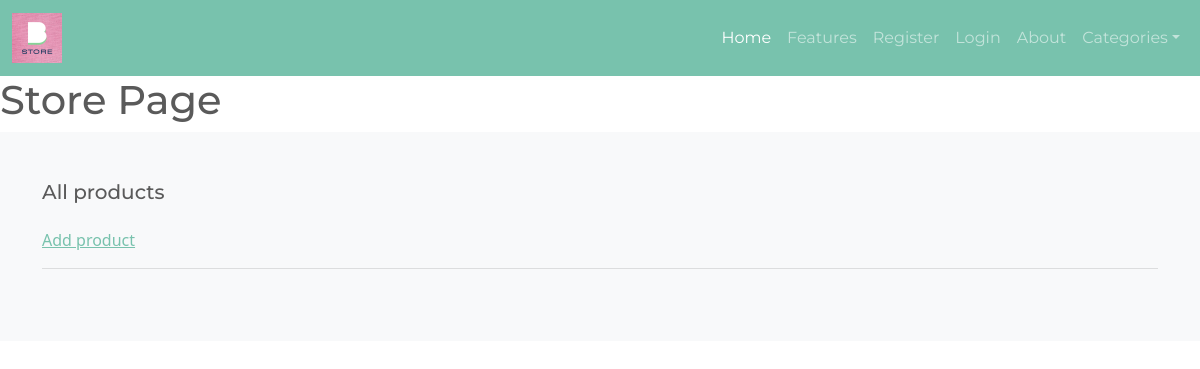
/, run on an earlier commit of the app's database.
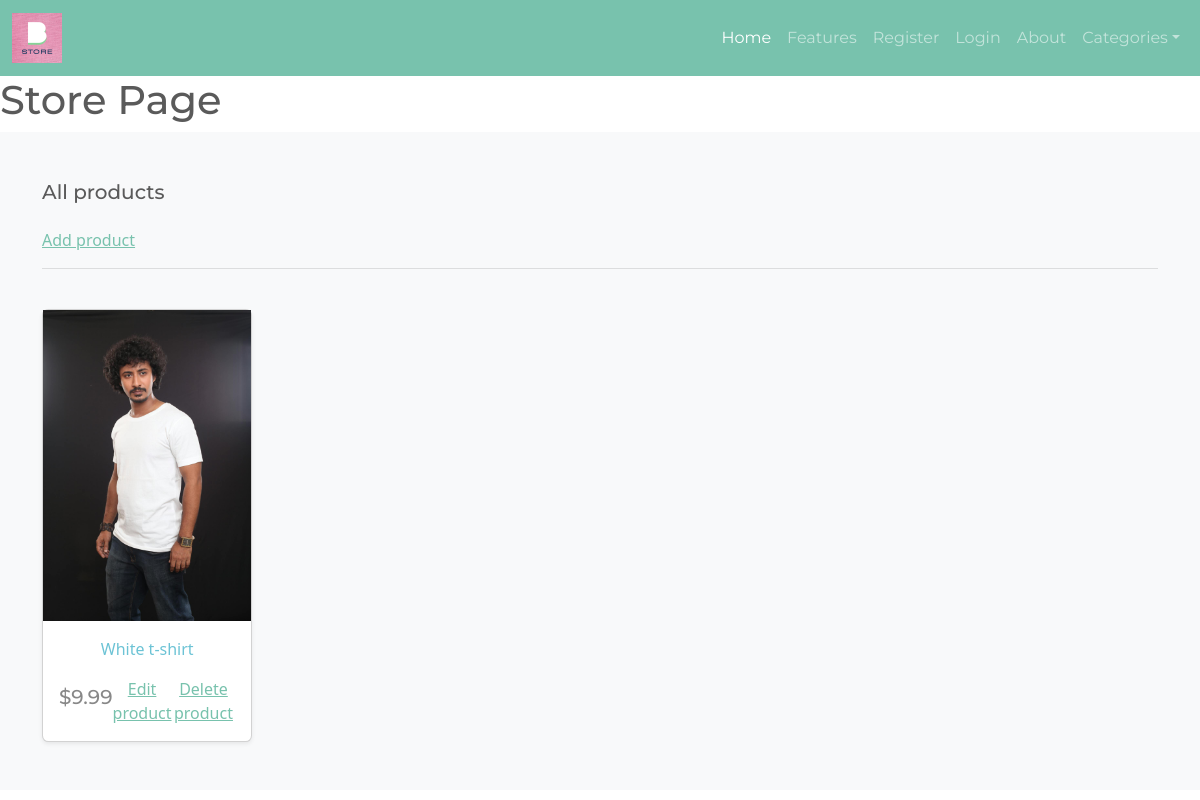
And on a later commit of the database.
### store/models.py (models this page shows, shortened)
class Product(models.Model):
    category = models.ForeignKey(Category, related_name='products', on_delete=models.CASCADE)
    title = models.CharField(max_length=200)
    brand = models.CharField(max_length=200, default="un-branded")
    description = models.TextField(blank=True)
    slug = models.SlugField(max_length=250, unique=True)
    price = models.DecimalField(max_digits = 6, decimal_places = 2)
    image = models.FileField(upload_to='images/', default="images/default.png")
    class Meta:
        verbose_name_plural = "products"

### store/views.py (the view)
# urls.py: path('', include('store.urls')),
def store(request):
    products = Product.objects.all()
    return render(request, 'store/store.html', {'products':products})

### store/templates/store/store.html
{% extends 'base.html' %} {% load static %}{% block content %}
<h1>Store Page</h1>
<div class="album py-5 bg-light">
    <div class="container">
        <div class="pb-3 h5">All products</div>
        <a href="{% url 'create-product' %}">Add product</a>
        <hr />
        <br />
        <div class="row row-cols-1 row-cols-sm-2 row-cols-md-5 g-3">
            {% for product in products %}
            <div class="col text-center">
                <div class="card shadow-sm">
                    <img
                        class="image-product"
                        src="{{product.image.url}}"
                        alt="{{product.title}}"
                    />
                    <div class="card-body">
                        <p class="card-text">
                            <a
                                class="text-info text-decoration-none"
                                href="{% url 'product' product.slug %}"
                                >{{product.description}}</a
                            >
                        </p>
                        <div
                            class="d-flex justify-content-between align-items-center"
                        >
                            <h5>${{product.price}}</h5>
                            <a href="{% url 'update-product' product.slug %}"
                                >Edit product</a
                            >
                            <a href="{% url 'delete-product' product.slug %}"
                                >Delete product</a
                            >
                        </div>
                    </div>
                </div>
            </div>
            {% endfor %}
        </div>
    </div>
</div>
{% endblock %}

What changed in the data, as far as the page shows it:
added Product: image (picture), description "White t-shirt", price "9.99"
